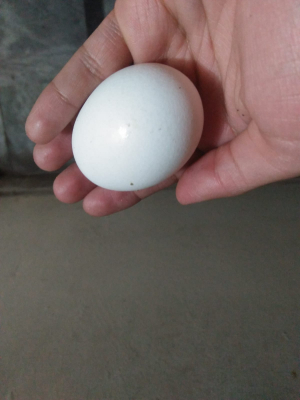
#> input picture data/3_neural_networks/image_01.jpg, 300 x 400 px, found by its file name
$ jupyter execute --allow-errors 1_hand_crafted_features.ipynb
#> lines starting #> are read from the running program, lines starting #| are printed output that depends on the picture; after the words box and inside, x2 and y2 are one past the last pixel; in counts of white or black regions, pixels touching at a corner belong together
#> in read_image, returned value is the input picture: shape (400, 300, 3); mean B, G, R 95.3, 99.3, 111.6
### utils/image_tools.py
import cv2
import matplotlib.pyplot as plt
from numpy.typing import NDArray
import numpy as np
from ipywidgets import interact, IntSlider

# [14 lines left out: function draw_rectangle, not called in this run]


def interactive_hsv_tuner(img: NDArray, resize_width: int = 800):
    """
    Launches an interactive HSV tuner with sliders for an input image.

    Parameters:
    - image_path (str): Path to the image.
    - resize_width (int): Width to resize the image for display.
    """
#> called with resize_width = 800

    img = cv2.cvtColor(img, cv2.COLOR_BGR2RGB)
    img_resized = cv2.resize(img, (resize_width, int(img.shape[0] * resize_width / img.shape[1])))
    hsv = cv2.cvtColor(img_resized, cv2.COLOR_RGB2HSV)
#> hsv: shape (1066, 800, 3); mean H, S, V 44.5, 43, 113.3

    # Slider callback function
    def hsv_filter(h_low, h_high, s_low, s_high, v_low, v_high):
        lower = np.array([h_low, s_low, v_low])
        upper = np.array([h_high, s_high, v_high])

        mask = cv2.inRange(hsv, lower, upper)
        result = cv2.bitwise_and(img_resized, img_resized, mask=mask)

        # Show side-by-side
        fig, ax = plt.subplots(1, 2, figsize=(14, 6))
        ax[0].imshow(img_resized)
        ax[0].set_title("Original Image")
        ax[0].axis('off')

        ax[1].imshow(result)
        ax[1].set_title("HSV Filtered")
        ax[1].axis('off')

        plt.tight_layout()
        plt.show()

    # Create interactive sliders
    interact(
        hsv_filter,
        h_low=IntSlider(0, 0, 179, description='H Low'),
        h_high=IntSlider(179, 0, 179, description='H High'),
        s_low=IntSlider(0, 0, 255, description='S Low'),
        s_high=IntSlider(255, 0, 255, description='S High'),
        v_low=IntSlider(0, 0, 255, description='V Low'),
        v_high=IntSlider(255, 0, 255, description='V High'),
    )
#> the sliders are set to h_low = <module 'ipywidgets.IntSlider_, h_high = <module 'ipywidgets.IntSlider_, s_low = <module 'ipywidgets.IntSlider_, s_high = <module 'ipywidgets.IntSlider_, v_low = <module 'ipywidgets.IntSlider_, v_high = <module 'ipywidgets.IntSlider_

def interactive_rgb_tuner(img: NDArray, resize_width: int = 800):
    """
    Launches an interactive RGB tuner with sliders for an input image.

    Parameters:
    - image_path (str): Path to the image.
    - resize_width (int): Width to resize the image for display.
    """
#> called with resize_width = 800

    img = cv2.cvtColor(img, cv2.COLOR_BGR2RGB)
    img_resized = cv2.resize(img, (resize_width, int(img.shape[0] * resize_width / img.shape[1])))

    # Slider callback function
    def rgb_filter(r_low, r_high, g_low, g_high, b_low, b_high):
        lower = np.array([r_low, g_low, b_low])
        upper = np.array([r_high, g_high, b_high])

        # Create mask and apply
        mask = cv2.inRange(img_resized, lower, upper)
        result = cv2.bitwise_and(img_resized, img_resized, mask=mask)

        # Show side-by-side
        fig, ax = plt.subplots(1, 2, figsize=(14, 6))
        ax[0].imshow(img_resized)
        ax[0].set_title("Original Image")
        ax[0].axis('off')

        ax[1].imshow(result)
        ax[1].set_title("RGB Filtered")
        ax[1].axis('off')

        plt.tight_layout()
        plt.show()

    # Create interactive sliders
    interact(
        rgb_filter,
        r_low=IntSlider(0, 0, 255, description='R Low'),
        r_high=IntSlider(255, 0, 255, description='R High'),
        g_low=IntSlider(0, 0, 255, description='G Low'),
        g_high=IntSlider(255, 0, 255, description='G High'),
        b_low=IntSlider(0, 0, 255, description='B Low'),
        b_high=IntSlider(255, 0, 255, description='B High'),
    )
#> the sliders are set to r_low = <module 'ipywidgets.IntSlider_, r_high = <module 'ipywidgets.IntSlider_, g_low = <module 'ipywidgets.IntSlider_, g_high = <module 'ipywidgets.IntSlider_, b_low = <module 'ipywidgets.IntSlider_, b_high = <module 'ipywidgets.IntSlider_

# [10 lines left out: function nothing, not called in this run]

def read_image(path: str) -> NDArray:
    """
    Read an image from the given file path.

    Args:
        path (str): Path to the image file.

    Returns:
        NDArray: Loaded image in BGR format.
    """
    return cv2.imread(path)

# [11 lines left out: function rgb_to_grayscale, not called in this run]

def show_img_inline(image: NDArray, title: str = "", **kwargs) -> None:
    """
    Show an image inline in Jupyter Notebook using matplotlib.

    Args:
        image (NDArray): Image to display (BGR format).
        title (str, optional): Title for the image. Defaults to "".
    """
    plt.figure(figsize=(6, 6))
    plt.imshow(cv2.cvtColor(image, cv2.COLOR_BGR2RGB), **kwargs)
    plt.title(title)
    plt.axis("off")
    plt.show()

### notebooks/1_hand_crafted_features.ipynb
# 1. Hand-crafted features

In this notebook we are going to look for the lost easter eggs using hand-crafted features. This will give a good understanding of image basics, and illustrates how computers handle and represent visual data.

**Set-up imports and check OpenCV version to test if everyhting is setup correctly.**

[cell 1]
import cv2
import sys
from pathlib import Path
import numpy as np
import matplotlib.pyplot as plt

# Add the project root to sys.path
project_root = Path().resolve().parent
sys.path.append(str(project_root))
from utils.image_tools import interactive_hsv_tuner, interactive_rgb_tuner, nothing, read_image, show_img_inline

print(cv2.__version__)

## Easter egg detection with OpenCV

In this notebook, you'll learn to use OpenCV's standard functions to detect (easter) eggs.

🕒 Estimated time: 30 minutes

Skills you'll practice:
- Using cv2.cvtColor to work with HSV color space
- Creating binary masks with cv2.inRange for color filtering
- Finding and analyzing contours with cv2.findContours
- Fitting ellipses and filtering by shape area
- **Bonus:** Detecting multiple egg colors and labeling objects

**Documentation:** [OpenCV-docs](https://docs.opencv.org/4.11.0/d1/dfb/intro.html)

### Set data path

[cell 2]
# Path to data
image_path = str(project_root / "data" / "1_hand_crafted_features" / "egg")

### Load & Display Image

**Exercise:** open an image.

[cell 3]
# Change image filename to one you want to try
img = read_image(image_path + "/image_01.jpg")

if img is None:
    print("Image not found. Make sure your image file is in the data folder.")
else:
    show_img_inline(img, title="Original Image")

### Creating a mask

Next we want to isolate the egg from the rest of the image, this can be done by creating mask. This is a binary image which can be overlayed on the original image. An mask is often created in the HSV (Hue, Saturation, Value) colorspace instead of the RGB (Red, Green, Blue) colorspace, this is because it is:

- Less sensitive to shadows or brightness changes
- Better for Color Filtering
- More closely with how humans perceive and describe color

**Exercise:** Show the same image as in the code block above but in the HSV colorspace

[cell 4]
# code block

<details>
<summary>hint</summary>
There is a `cv2.cvtColor function`.
</details>

<details>
<summary>answer</summary>
hsv = cv2.cvtColor(img, cv2.COLOR_BGR2HSV)
show_img_inline(hsv, title="HSV colorspace Image")
</details>

#### HSV colorspace

In this exercise we're going to find the values that are necessary for creating a mask by using and interactive application. In this application you can individually change the HSV (high and low values). **Note:** the application opens in a seperate window.

**Exercise:** Find the correct HSV values for making a mask of an egg and write these down (for next exercise). You can do it in one of two ways. You can either create a mask for the egg or a mask for the background, both options will work for the next exercise.

<details>
<summary>hint</summary>
    For creating a mask of the background.
Play with the
<li>Hue low</li>
<li>Hue high</li>
<li>Value high</li>
</details>

<details>
<summary>answer</summary>
set the following values
<li>Hue low: 24</li>
<li>Hue high: 165</li>
<li>Saturation low: 0</li>
<li>Saturation low: 255</li>
<li>Value low: 0</li>
<li>Value high: 196</li>
</details>

#> (a cell that did not finish here is left out)

Since you now have selected the HSV values that can be used for creating a mask for your egg image we are going to check if this map can be used on other egg images.

**Exercise** Execute the code block above again but instead of using `image_01.jpg` use `image_02.jpg`. Explain why this does or doesn't work, will this be mask be good enough for isolating the egg?

<details>
<summary>hint</summary>
use the read_image function to read in new image
</details>

<details>
<summary>answer</summary>
img = read_image(image_path + "/image_02.jpg")
</details>

#### BGR colorspace (extra)
**If your happy with your mask then skip this step otherwise you can try to create a better mask using BRG instead of HSV**

#> (a cell that did not finish here is left out)

#### Plot mask

The next step is to apply the mask to our original egg image `image_01.jpg` to see if it is really possible to isolate the egg from the background.
 **Exercise:** Fill in the HSV values you obtained in the previous exercise and put these in the `lower` and `upper` parameter

 <details>
<summary>hint</summary>
The values are in order of H, S, V
</details>

<details>
<summary>answer</summary>
lower = np.array([24, 0, 0])
upper = np.array([165, 255, 169])
</details>

[cell 7]
# Load image again if necessary
# img = read_image(image_path + "/image_01.jpg")
#img = cv2.resize(img, (600, 400))

# Convert image to HSV (hue-saturation-value) color space
hsv = cv2.cvtColor(img, cv2.COLOR_BGR2HSV)
#> hsv: shape (400, 300, 3); mean H, S, V 45, 43.1, 113.4

# TODO: Tune these values for your specific egg color
lower = np.array([0, 0, 0])
upper = np.array([179, 255, 179])

# Create color mask
mask = cv2.inRange(hsv, lower, upper)
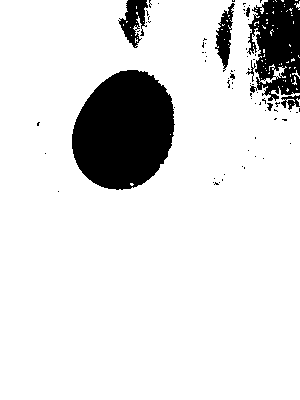
#> mask: shape (400, 300); 87.5% white; 76 black regions (67 under 20 px)

# Apply mask to original image
masked = cv2.bitwise_and(img, img, mask=mask)
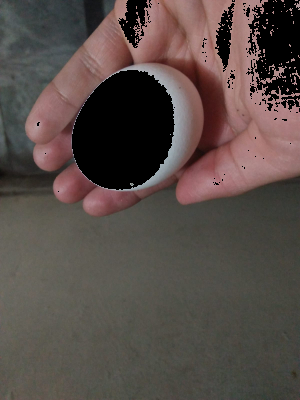
#> masked: shape (400, 300, 3); mean B, G, R 71.3, 75.6, 86.7

# Visualize mask + result
plt.figure(figsize=(12, 5))

# Show the color mask
plt.subplot(1, 2, 1)
plt.imshow(mask, cmap="gray")
plt.title("Color Mask")
plt.axis('off')

# Show the masked image
plt.subplot(1, 2, 2)
plt.imshow(cv2.cvtColor(masked, cv2.COLOR_BGR2RGB))  # Convert BGR to RGB for correct display
plt.title("Masked Image")
plt.axis('off')

plt.tight_layout()
plt.show()
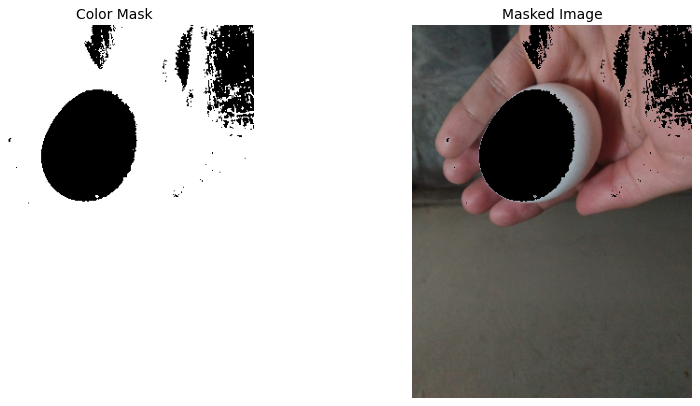
#> figure drawn by matplotlib, 2 panels

#### Shape filtering

In addition to creating a mask to detect an object we can apply shape filtering. This tries to find contours based on the mask we provide and can then draw certain shapes. For detecting eggs it makes the most sense to use an ellipse shape.

**Exercise:** Set the threshold in the code block below so only the contour of the egg remains.

<details>
<summary>hint</summary>
Start at 10 and show image then repeatedly keep increasing by ten.
</details>

****

**NOTE** The mask of the egg needs to be white and the background needs to be black, if this is not the case look up how you can invert the image

<details>
<summary>hint</summary>
Search for `Matrix inversion` in the documentation.
</details>

<details>
<summary>answer</summary>
Put `~` in front of the mask parameter to invert the images

contours, _ = cv2.findContours(~mask, cv2.RETR_EXTERNAL, cv2.CHAIN_APPROX_SIMPLE)
</details>

[cell 8]
# Find contours in the mask
contours, _ = cv2.findContours(mask, cv2.RETR_EXTERNAL, cv2.CHAIN_APPROX_SIMPLE)
#> contours = 72 contours, 71 with area under 20; largest, box (x1, y1, x2, y2) and area: (0, 0, 300, 400) 114176

# Filter contours by area and draw ellipses
output = img.copy()
for cnt in contours:
    area = cv2.contourArea(cnt)
    if area > 99:  # Tune area threshold
        # Fit ellipse if contour has enough points
        if len(cnt) >= 50:
            ellipse = cv2.fitEllipse(cnt)
            cv2.ellipse(output, ellipse, (0, 255, 0), 2)
#> this loop made 72 passes
#> (area, ellipse) on pass 72: (114176.5, ((135, 495.6), (381.1, 994.5), 6.5))
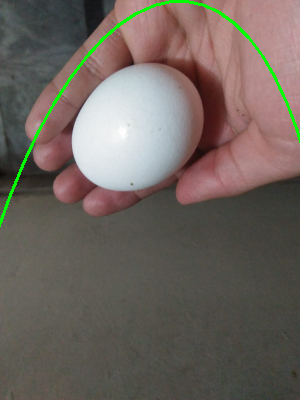
#> output: shape (400, 300, 3); 1.25% of pixels changed, all inside (x1, y1, x2, y2) = (0, 0, 300, 227)

show_img_inline(output, title="Detected Egg Shapes")

#### Detecting multiple eggs

Now that we've handled the basis of creating a mask and detecting shapes we are going to apply our knowledge to detect multiple eggs in one image. For this we're going to use `image_06.jpg`

**Exercise:** Try to detect multiple eggs, start by obtaining the correct HSV values for the eggs with the colors blue and yellow

[cell 9]
# Load image if necessary
img = read_image(image_path + "/image_06.jpg")
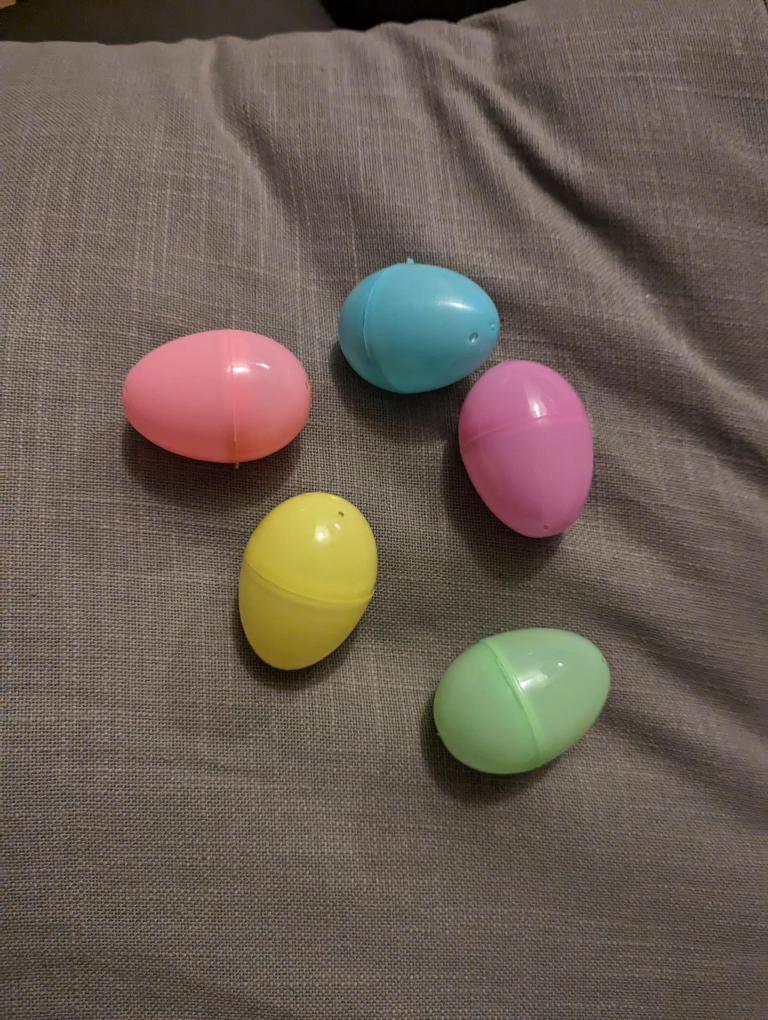
#> input picture data/1_hand_crafted_features/egg/image_06.jpg, 3072 x 4080 px (shown at 1/4 size)
#> in read_image, returned value is the input picture: shape (4080, 3072, 3); mean B, G, R 83.6, 93.4, 106.1

#> (the rest of this cell did not finish here and is left out)

#> call 2 of interactive_hsv_tuner, with resize_width = 800
#> in interactive_hsv_tuner (call 2), `img_resized = cv2.resize(img, (resize_width, int(img.shape[0] * resize..`:
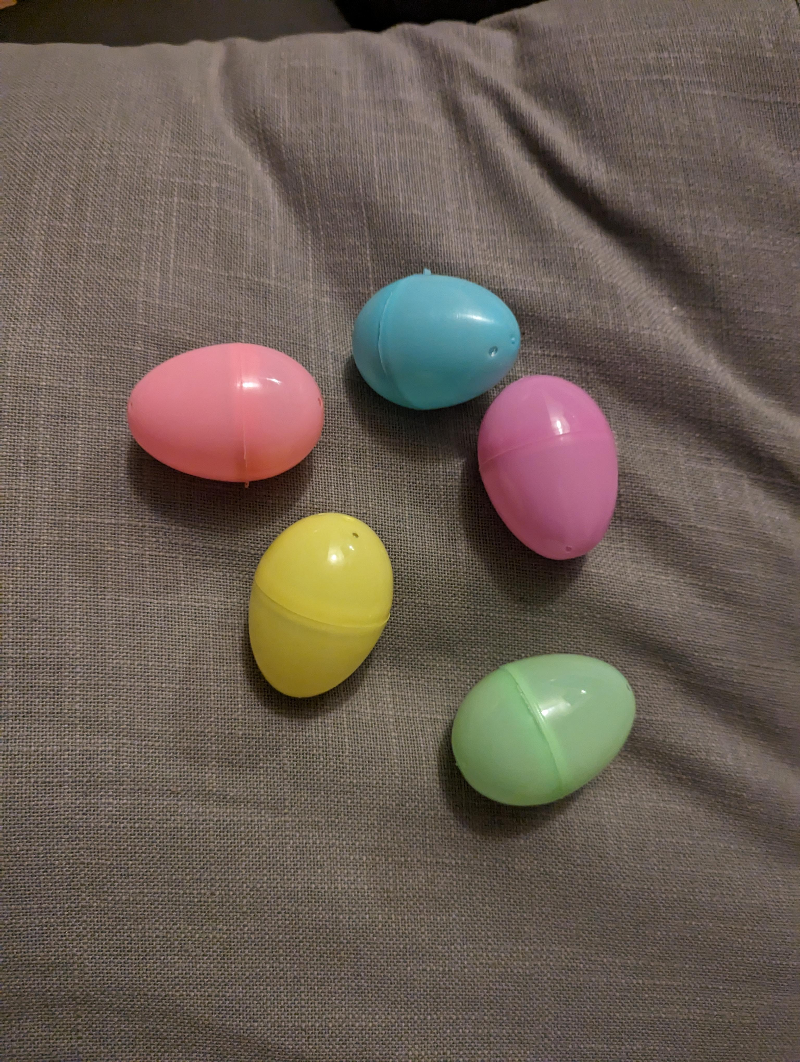
#> img_resized: shape (1062, 800, 3); mean R, G, B 106, 93.2, 83.5
#> in interactive_hsv_tuner (call 2), `hsv = cv2.cvtColor(img_resized, cv2.COLOR_RGB2HSV)`: hsv: shape (1062, 800, 3); mean H, S, V 22.2, 63, 108.1
#> the sliders are set to h_low = <module 'ipywidgets.IntSlider_, h_high = <module 'ipywidgets.IntSlider_, s_low = <module 'ipywidgets.IntSlider_, s_high = <module 'ipywidgets.IntSlider_, v_low = <module 'ipywidgets.IntSlider_, v_high = <module 'ipywidgets.IntSlider_

**Sanity check:** Check the mask of either the blue or the yellow egg with the code block below

[cell 10]
# Convert image to HSV (hue-saturation-value) color space
hsv = cv2.cvtColor(img, cv2.COLOR_BGR2HSV)
#> hsv: shape (4080, 3072, 3); mean H, S, V 22.2, 63, 108.3

# TODO: Tune these values for your specific egg color
lower = np.array([0, 0, 0])
upper = np.array([179, 255, 255])

# Create color mask
mask = cv2.inRange(hsv, lower, upper)
#> mask: shape (4080, 3072); every value is 255

# Apply mask to original image
masked = cv2.bitwise_and(img, img, mask=mask)

# Visualize mask + result
plt.figure(figsize=(12, 5))

# Show the color mask
plt.subplot(1, 3, 1)
plt.imshow(mask, cmap="gray")
plt.title("Color Mask")
plt.axis('off')

# Show the masked image
plt.subplot(1, 3, 2)
plt.imshow(cv2.cvtColor(masked, cv2.COLOR_BGR2RGB))  # Convert BGR to RGB for correct display
plt.title("Masked Image")
plt.axis('off')

plt.subplot(1, 3, 3)
plt.imshow(cv2.cvtColor(img, cv2.COLOR_BGR2RGB))
plt.title("Original")
plt.axis('off')

plt.tight_layout()
plt.show()
